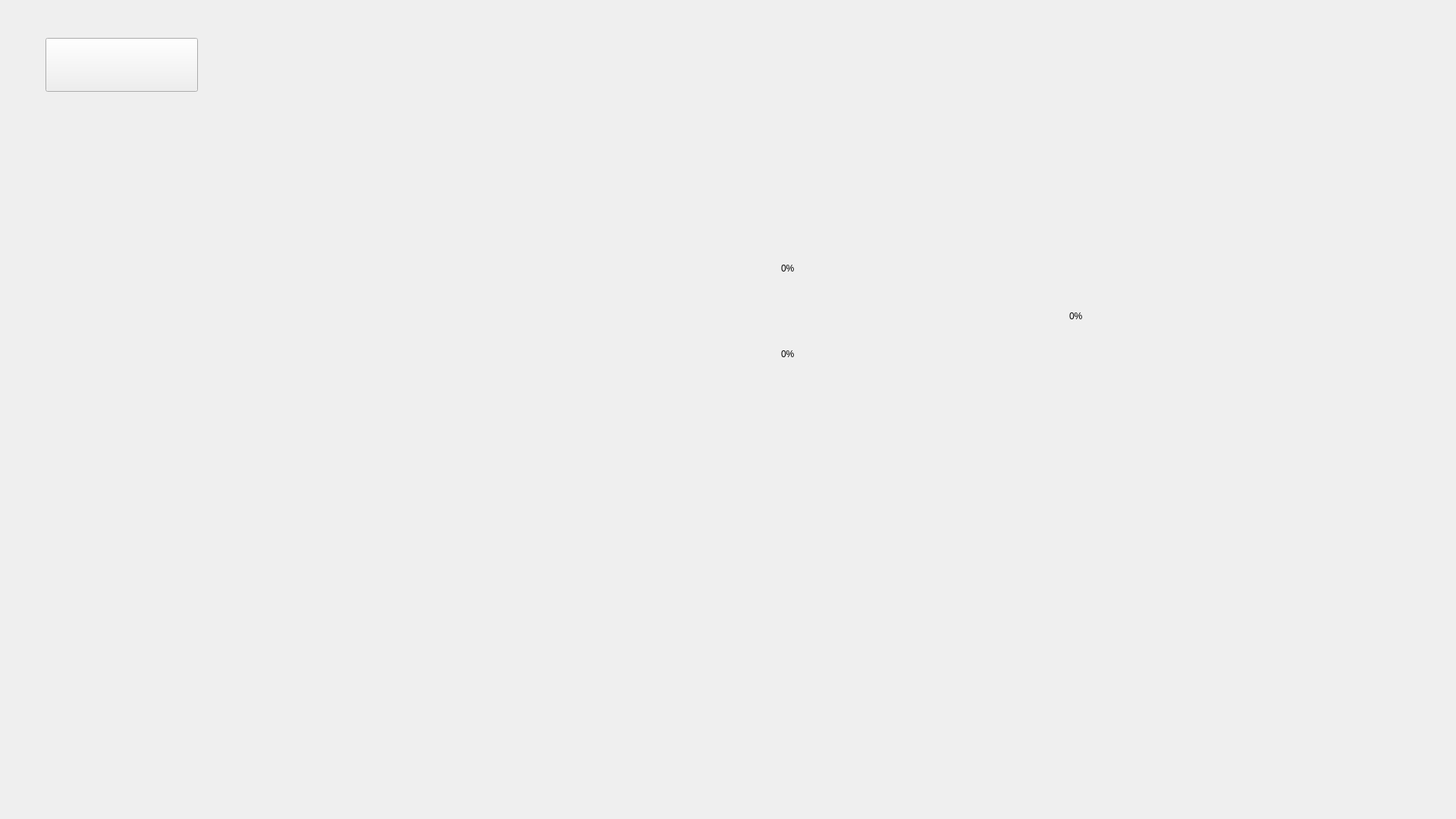
<?xml version="1.0" encoding="UTF-8"?>
<ui version="4.0">
 <class>Form</class>
 <widget class="QWidget" name="Form">
  <property name="geometry">
   <rect>
    <x>0</x>
    <y>0</y>
    <width>1920</width>
    <height>1080</height>
   </rect>
  </property>
  <property name="windowTitle">
   <string>Form</string>
  </property>
  <widget class="QFrame" name="Perfil">
   <property name="geometry">
    <rect>
     <x>0</x>
     <y>0</y>
     <width>1920</width>
     <height>1080</height>
    </rect>
   </property>
   <property name="styleSheet">
    <string notr="true">QFrame#Perfil{
border-image: url(&quot;../../assets/DISEÑOS/Perfil.png&quot;) 0 0 0 0 stretch stretch;
background-color: transparent;
}

QProgressBar {
    color: black;
}
</string>
   </property>
   <property name="frameShape">
    <enum>QFrame::Shape::StyledPanel</enum>
   </property>
   <property name="frameShadow">
    <enum>QFrame::Shadow::Raised</enum>
   </property>
   <widget class="QPushButton" name="btn_volver">
    <property name="geometry">
     <rect>
      <x>60</x>
      <y>50</y>
      <width>201</width>
      <height>71</height>
     </rect>
    </property>
    <property name="cursor">
     <cursorShape>PointingHandCursor</cursorShape>
    </property>
    <property name="text">
     <string/>
    </property>
    <property name="icon">
     <iconset>
      <normaloff>../Botones/otros/boton_volver.png</normaloff>../Botones/otros/boton_volver.png</iconset>
    </property>
    <property name="iconSize">
     <size>
      <width>245</width>
      <height>245</height>
     </size>
    </property>
   </widget>
   <widget class="QLabel" name="lbl_personaje">
    <property name="geometry">
     <rect>
      <x>630</x>
      <y>264</y>
      <width>181</width>
      <height>21</height>
     </rect>
    </property>
    <property name="font">
     <font>
      <pointsize>20</pointsize>
     </font>
    </property>
    <property name="styleSheet">
     <string notr="true">QLabel {
    color: black;
    background: transparent;
}</string>
    </property>
    <property name="text">
     <string/>
    </property>
   </widget>
   <widget class="QLabel" name="lbl_usuario">
    <property name="geometry">
     <rect>
      <x>600</x>
      <y>322</y>
      <width>211</width>
      <height>21</height>
     </rect>
    </property>
    <property name="font">
     <font>
      <pointsize>20</pointsize>
     </font>
    </property>
    <property name="styleSheet">
     <string notr="true">QLabel {
    color: black;
    background: transparent;
}</string>
    </property>
    <property name="text">
     <string/>
    </property>
   </widget>
   <widget class="QTableWidget" name="dgv_perfil">
    <property name="geometry">
     <rect>
      <x>245</x>
      <y>620</y>
      <width>1401</width>
      <height>321</height>
     </rect>
    </property>
    <property name="styleSheet">
     <string notr="true">QTableView {
    background-color: transparent;
    border: none;

    selection-background-color: transparent;
    selection-color: black;

    outline: 0;
}

QTableView::item {
    background-color: transparent;
}

QTableView::item:hover {
    background-color: transparent;
    color: black;
}

QTableView::item:selected {
    background-color: transparent;
    color: black;
}

QTableView::item:selected:hover {
    background-color: transparent;
    color: black;
}

QTableWidget {
    color: black;
}

QHeaderView::section {
    color: black;
}</string>
    </property>
   </widget>
   <widget class="QLabel" name="lbl_vidas">
    <property name="geometry">
     <rect>
      <x>610</x>
      <y>409</y>
      <width>221</width>
      <height>31</height>
     </rect>
    </property>
    <property name="font">
     <font>
      <pointsize>20</pointsize>
     </font>
    </property>
    <property name="styleSheet">
     <string notr="true">QLabel {
    color: black;
    background: transparent;
}</string>
    </property>
    <property name="text">
     <string/>
    </property>
   </widget>
   <widget class="QLabel" name="lbl_fotopersonaje">
    <property name="geometry">
     <rect>
      <x>253</x>
      <y>260</y>
      <width>178</width>
      <height>193</height>
     </rect>
    </property>
    <property name="text">
     <string/>
    </property>
   </widget>
   <widget class="QProgressBar" name="pb_python">
    <property name="geometry">
     <rect>
      <x>1030</x>
      <y>347</y>
      <width>231</width>
      <height>17</height>
     </rect>
    </property>
    <property name="styleSheet">
     <string notr="true">QProgressBar {
    border: none;
    background-color: transparent;
}

QProgressBar::chunk {
    background-color: #4A9CC5;
    border-radius: 4px;
}

QProgressBar {
    color: black;
}</string>
    </property>
    <property name="maximum">
     <number>6</number>
    </property>
    <property name="value">
     <number>0</number>
    </property>
   </widget>
   <widget class="QProgressBar" name="pb_java">
    <property name="geometry">
     <rect>
      <x>1030</x>
      <y>460</y>
      <width>231</width>
      <height>17</height>
     </rect>
    </property>
    <property name="styleSheet">
     <string notr="true">QProgressBar {
    border: none;
    background-color: transparent;
}

QProgressBar::chunk {
    background-color: #4A9CC5;
    border-radius: 4px;
}

QProgressBar {
    color: black;
}</string>
    </property>
    <property name="maximum">
     <number>6</number>
    </property>
    <property name="value">
     <number>0</number>
    </property>
   </widget>
   <widget class="QProgressBar" name="pb_mysql">
    <property name="geometry">
     <rect>
      <x>1410</x>
      <y>410</y>
      <width>221</width>
      <height>17</height>
     </rect>
    </property>
    <property name="styleSheet">
     <string notr="true">QProgressBar {
    border: none;
    background-color: transparent;
}

QProgressBar::chunk {
    background-color: #4A9CC5;
    border-radius: 4px;
}</string>
    </property>
    <property name="maximum">
     <number>6</number>
    </property>
    <property name="value">
     <number>0</number>
    </property>
   </widget>
   <widget class="QLabel" name="lbl_logo">
    <property name="geometry">
     <rect>
      <x>690</x>
      <y>30</y>
      <width>531</width>
      <height>151</height>
     </rect>
    </property>
    <property name="text">
     <string/>
    </property>
    <property name="pixmap">
     <pixmap resource="../recursos.qrc">:/Logo/Logo/logo_confondo.png</pixmap>
    </property>
    <property name="scaledContents">
     <bool>true</bool>
    </property>
   </widget>
  </widget>
 </widget>
 <resources>
  <include location="../recursos.qrc"/>
 </resources>
 <connections/>
</ui>
